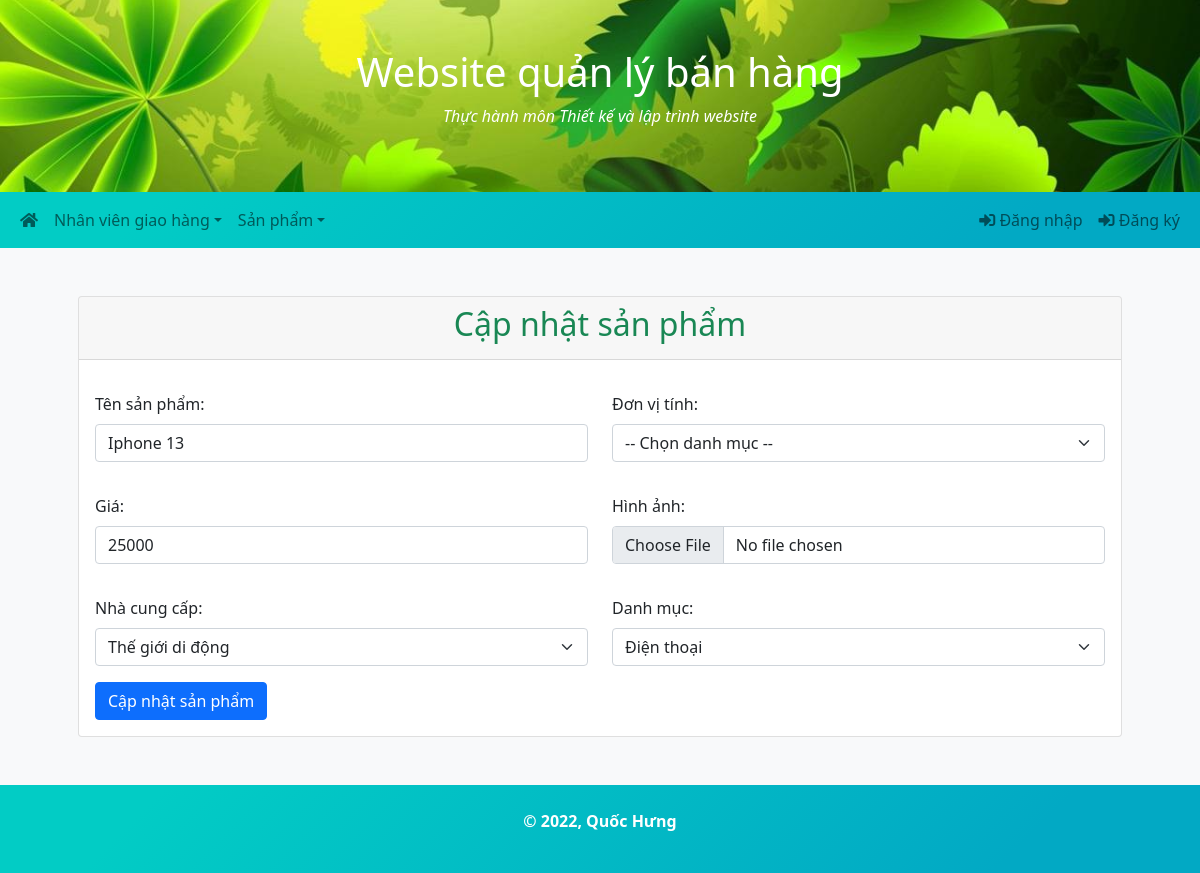
/Products/edit.php?id=2, run on an earlier commit of the app's database.
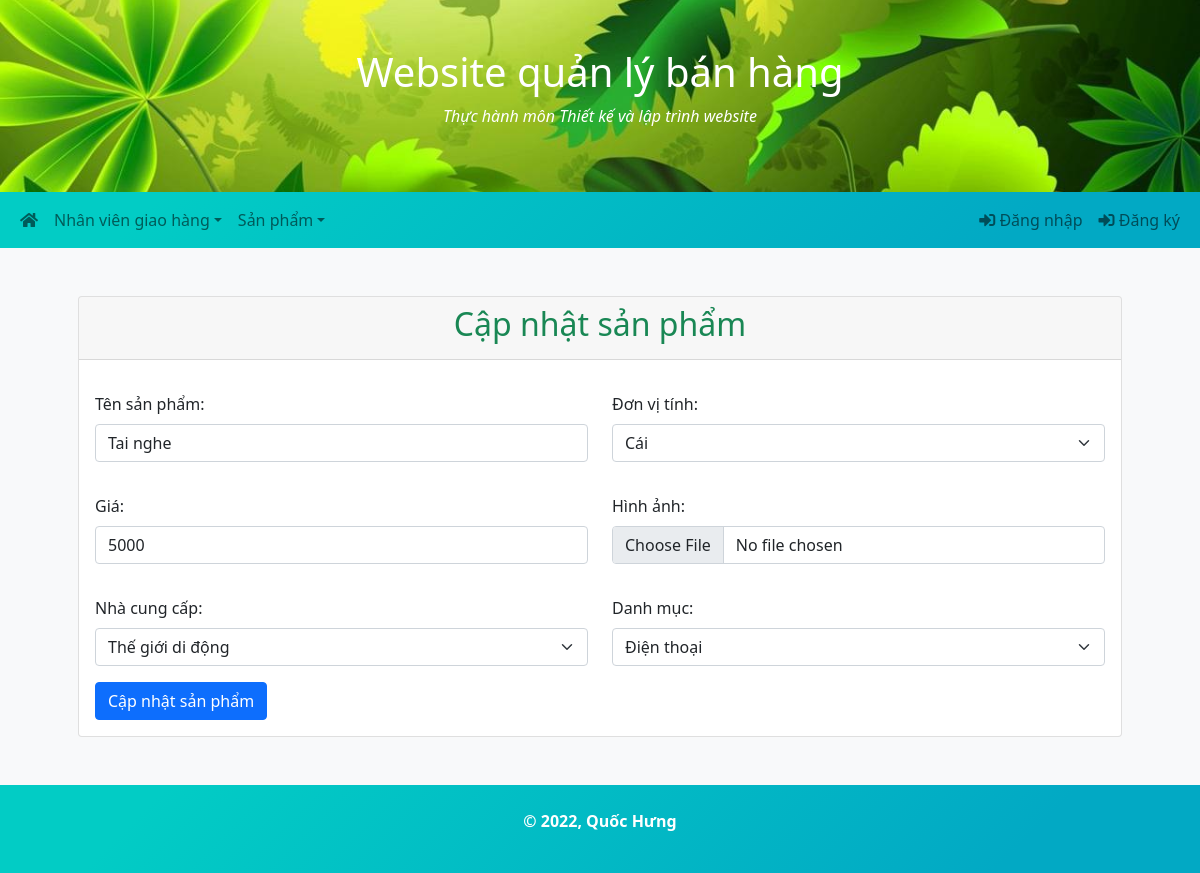
And on a later commit of the database.
### tables this page shows
CREATE TABLE `products` (
  `ProductID` int(11) NOT NULL,
  `ProductName` varchar(255) NOT NULL,
  `Unit` varchar(20) NOT NULL,
  `Price` float NOT NULL,
  `Picture` varchar(255) NOT NULL,
  `SupplierID` int(11) NOT NULL,
  `CategoryID` int(11) NOT NULL
);

### config/database.php (called while the page is built, shortened)
<?php
class Database
{
    private static function Connect()
    {
        $connect = new mysqli(self::HOST, self::USERNAME, self::PASSWORD, self::DBNAME);
        return $connect;
    }
    public static function GetData($sql)
    {
        $connect = self::Connect();
        $result = $connect->query($sql);
        $data = [];
        if ($result->num_rows > 0) {
            while ($row = $result->fetch_assoc()) {
                $data[] = $row;
            }
        }
        return $data;
    }
}

### Products/edit.php (the view, shortened to what this page needs)
<?php include '../header.php'?>
<?php include '../sidebar.php'?>
<?php
    $id = (isset($_GET['id'])) ? $_GET['id'] : '';
    $sql = "SELECT * FROM Products WHERE ProductID = $id";
    $product = Database::GetData($sql)[0];
?>
<div class="container p-5">
    <div class="card">
        <div class="card-header">
            <h2 class="text-center text-success">Cập nhật sản phẩm</h2>
        </div>
        <div class="card-body">
            <form action="" method="POST" enctype="multipart/form-data">
                <div class="row">
                    <div class="col-md-6 mb-3 mt-3">
                        <label class="form-label">Tên sản phẩm:</label>
                        <input type="text" class="form-control" name="name" value="<?=$product['ProductName']?>">
                    </div>
                    <div class="col-md-6 mb-3 mt-3">
                        <label class="form-label">Đơn vị tính:</label>
                        <select class="form-select" name="unit">
                            <option selected>-- Chọn danh mục --</option>
                            <option value="Cái" <?=($product['Unit'] == 'Cái') ? 'selected' : ''?>>Cái</option>
                        </select>
                    </div>
                </div>
                <div class="row">
                    <div class="col-md-6 mb-3 mt-3">
                        <label class="form-label">Giá:</label>
                        <input type="number" class="form-control" name="price" value="<?=$product['Price']?>">
                    </div>
                    <div class="col-md-6 mb-3 mt-3">
                        <label class="form-label">Hình ảnh:</label>
                        <input type="file" class="form-control" name="picture">
                    </div>
                </div>
                <div class="row">
                    <div class="col-md-6 mb-3 mt-3">
                        <label class="form-label">Nhà cung cấp:</label>
                        <select class="form-select" name="supplier">
                            <?php
                                $suppliers = Database::GetData('SELECT * FROM Suppliers');
                                foreach ($suppliers as $item) {
                                    $selected = ($product['SupplierID'] === $item['SupplierID']) ? 'selected' : '';
                                    echo '<option value="' . $item['SupplierID'] . '" ' . $selected . '>' . $item['SupplierName'] . '</option>';
                                }
                            ?>
                        </select>
                    </div>
                    <div class="col-md-6 mb-3 mt-3">
                        <label class="form-label">Danh mục:</label>
                        <select class="form-select" name="category">
                            <?php
                                $suppliers = Database::GetData('SELECT * FROM Categories');
                                foreach ($suppliers as $item) {
                                    $selected = ($product['CategoryID'] === $item['CategoryID']) ? 'selected' : '';
                                    echo '<option value="' . $item['CategoryID'] . '" ' . $selected . '>' . $item['CategoryName'] . '</option>';
                                }
                            ?>
                        </select>
                    </div>
                </div>
                <button class="btn btn-primary" name="submit">Cập nhật sản phẩm</button>
            </form>
        </div>
    </div>
</div>
<?php include '../footer.php'?>

What changed in the data, as far as the page shows it:
changed products: name "Iphone 13" → "Tai nghe"; unit (not shown) → "Cái"; price "25000" → "5000"
Also different on the page:
form field unit: "-- Chọn danh mục --" → (not shown)
